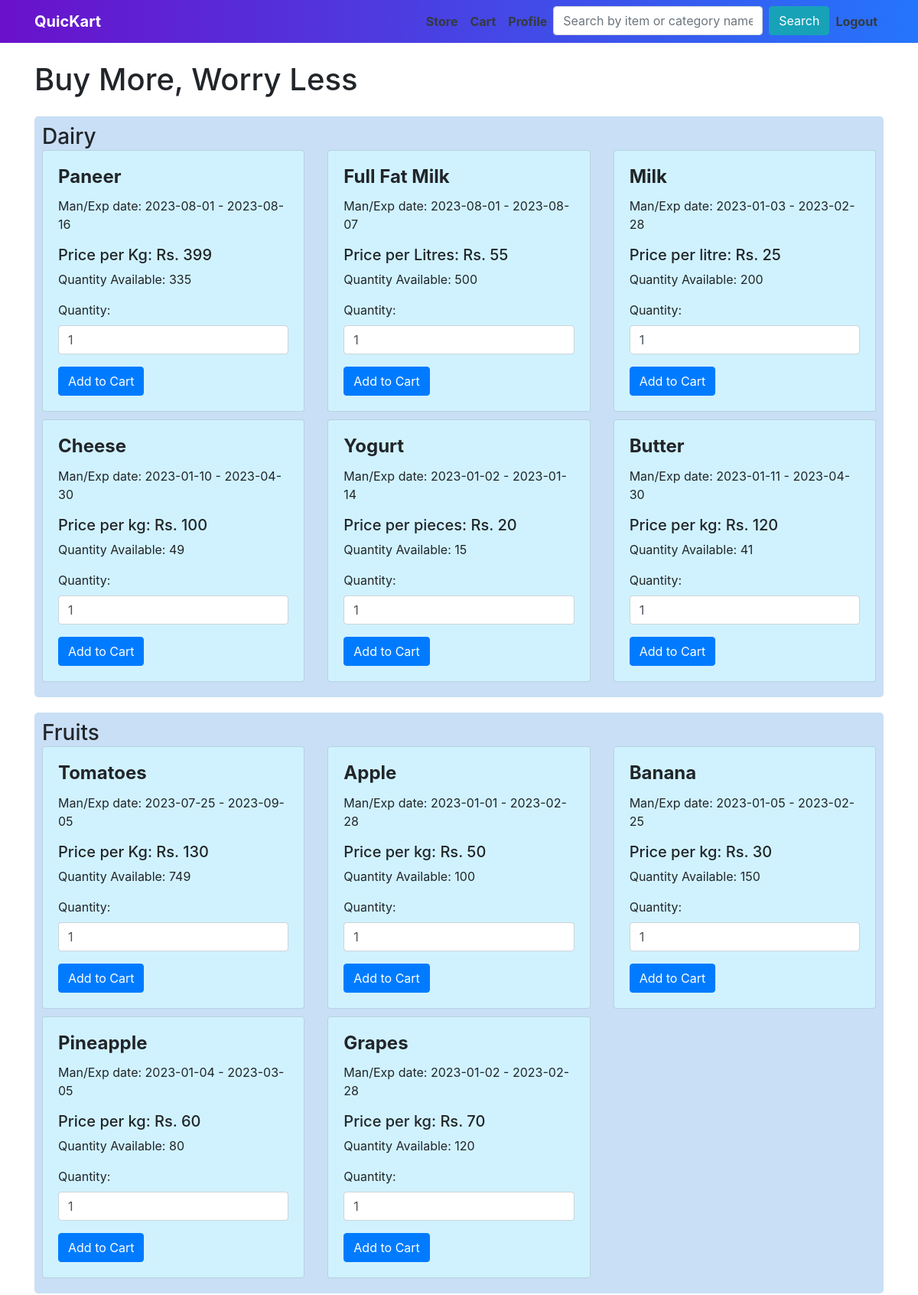
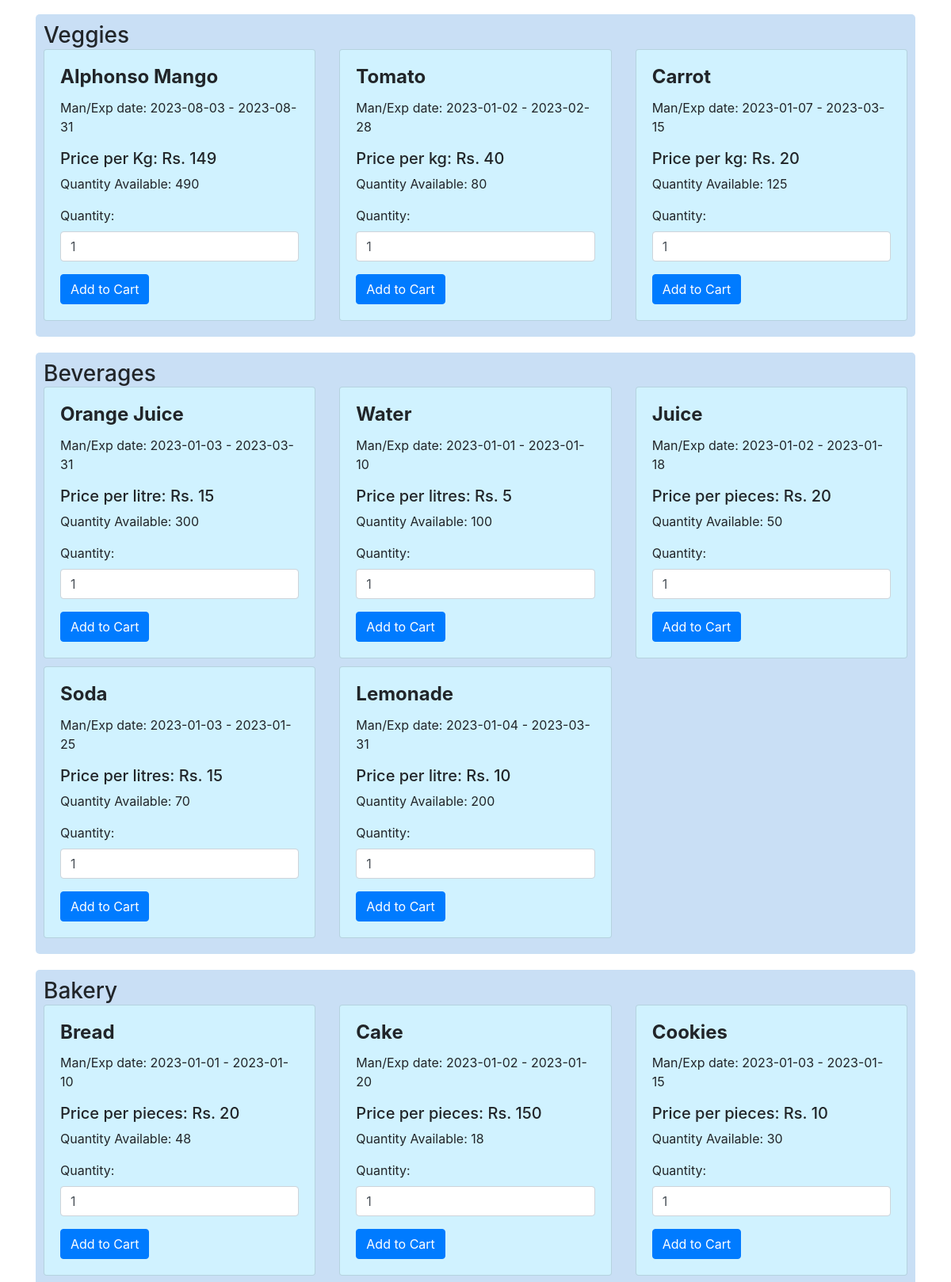
Page /shop (upper part) on the committed database (2 pictures, top to bottom).
### application/models.py (models this page shows)
class categories(db.Model):
    __tablename__ = 'categories'
    category_id = db.Column(db.Integer, primary_key=True, autoincrement=True)
    catName = db.Column(db.String)
    items = db.relationship("items", secondary="categoryOfItem")

class items(db.Model):
    __tablename__ = 'items'
    item_id = db.Column(db.Integer, primary_key=True, autoincrement=True)
    name = db.Column(db.String)
    qty = db.Column(db.Integer)
    dom = db.Column(db.Date)
    doe = db.Column(db.Date)
    price = db.Column(db.Integer)
    category = db.relationship("categories", secondary="categoryOfItem")
    unit = db.Column(db.String)

### application/controllers.py (the view)
@app.route('/shop', methods=['GET', 'POST'])
def shop():
    cart_cookie = request.cookies.get('cart')
    cart = {}
    if cart_cookie:
        cart = {int(item_id): int(qty) for item_id, qty in map(str.split, cart_cookie.split(','))}
    categorylist = categories.query.all()
    return render_template('shop.html', categorylist=categorylist, cart=cart)

### templates/shop.html (shortened to what this page needs)
<!DOCTYPE html>
<html>
<head>
    <link rel="stylesheet" href="https://stackpath.bootstrapcdn.com/bootstrap/4.5.2/css/bootstrap.min.css">
</head>
<body>
    {% include 'navbar_user.html' %}
    <div class="container">
        <h1 class="mt-4 mb-4">Buy More, Worry Less</h1>
        <div class="row">
            {% for cat in categorylist %}
            <div class="col-md-12">
                <div class="category">
                    <h3>{{ cat['catName'] }}</h3>
                    <div class="row">
                        {% for product in cat['items'] %}
                        <div class="col-md-4">
                            <div class="card product-card {% if product['qty'] <= 0 %}out-of-stock{% endif %}">
                                <div class="card-body">
                                    <h4 class="card-title">{{ product['name'] }}</h4>
                                    <p class="card-text">Man/Exp date: {{ product['dom'] }} - {{ product['doe'] }}</p>
                                    <h5 class="card-text">Price per {{ product['unit'] }}: Rs. {{ product['price'] }}</h5>
                                    <p class="card-text {% if product['qty'] <= 0 %}red-line{% endif %}">Quantity Available: {{ product['qty'] }}</p>
                                    <form method="POST" action="/add_to_cart">
                                        <div class="form-group" >
                                            <label for="quantity">Quantity:</label>
                                            <input type="number" name="quantity" class="form-control" value="1" min="1" required>
                                        </div>
                                        <button type="submit" class="btn btn-primary">Add to Cart</button>
                                    </form>
                                </div>
                            </div>
                        </div>
                        {% endfor %}
                    </div>
                </div>
            </div>
            {% endfor %}
        </div>
    </div>
</body>

### templates/shop.html (style rules this page uses)
.category { margin-bottom: 20px; background-color: #9fc6ed8f; padding: 10px; border-radius: 5px; }
.category h3 { margin-bottom: 0; }
.product-card { margin-bottom: 10px; background-color: #d0f3fff3; }
.card-title { font-weight: bold; }

### rows in the picture
categories: catName "Dairy"
items: name "Paneer", dom "2023-08-01", doe "2023-08-16", unit "Kg", price "399", qty "335"
items: name "Full Fat Milk", dom "2023-08-01", doe "2023-08-07", unit "Litres", price "55", qty "500"
items: name "Milk", dom "2023-01-03", doe "2023-02-28", unit "litre", price "25", qty "200"
items: name "Cheese", dom "2023-01-10", doe "2023-04-30", unit "kg", price "100", qty "49"
items: name "Yogurt", dom "2023-01-02", doe "2023-01-14", unit "pieces", price "20", qty "15"
items: name "Butter", dom "2023-01-11", doe "2023-04-30", unit "kg", price "120", qty "41"
categories: catName "Fruits"
items: name "Tomatoes", dom "2023-07-25", doe "2023-09-05", unit "Kg", price "130", qty "749"
items: name "Apple", dom "2023-01-01", doe "2023-02-28", unit "kg", price "50", qty "100"
items: name "Banana", dom "2023-01-05", doe "2023-02-25", unit "kg", price "30", qty "150"
items: name "Pineapple", dom "2023-01-04", doe "2023-03-05", unit "kg", price "60", qty "80"
items: name "Grapes", dom "2023-01-02", doe "2023-02-28", unit "kg", price "70", qty "120"
categories: catName "Veggies"
items: name "Alphonso Mango", dom "2023-08-03", doe "2023-08-31", unit "Kg", price "149", qty "490"
items: name "Tomato", dom "2023-01-02", doe "2023-02-28", unit "kg", price "40", qty "80"
items: name "Carrot", dom "2023-01-07", doe "2023-03-15", unit "kg", price "20", qty "125"
categories: catName "Beverages"
items: name "Orange Juice", dom "2023-01-03", doe "2023-03-31", unit "litre", price "15", qty "300"
items: name "Water", dom "2023-01-01", doe "2023-01-10", unit "litres", price "5", qty "100"
items: name "Juice", dom "2023-01-02", doe "2023-01-18", unit "pieces", price "20", qty "50"
items: name "Soda", dom "2023-01-03", doe "2023-01-25", unit "litres", price "15", qty "70"
items: name "Lemonade", dom "2023-01-04", doe "2023-03-31", unit "litre", price "10", qty "200"
categories: catName "Bakery"
items: name "Bread", dom "2023-01-01", doe "2023-01-10", unit "pieces", price "20", qty "48"
items: name "Cake", dom "2023-01-02", doe "2023-01-20", unit "pieces", price "150", qty "18"
items: name "Cookies", dom "2023-01-03", doe "2023-01-15", unit "pieces", price "10", qty "30"
